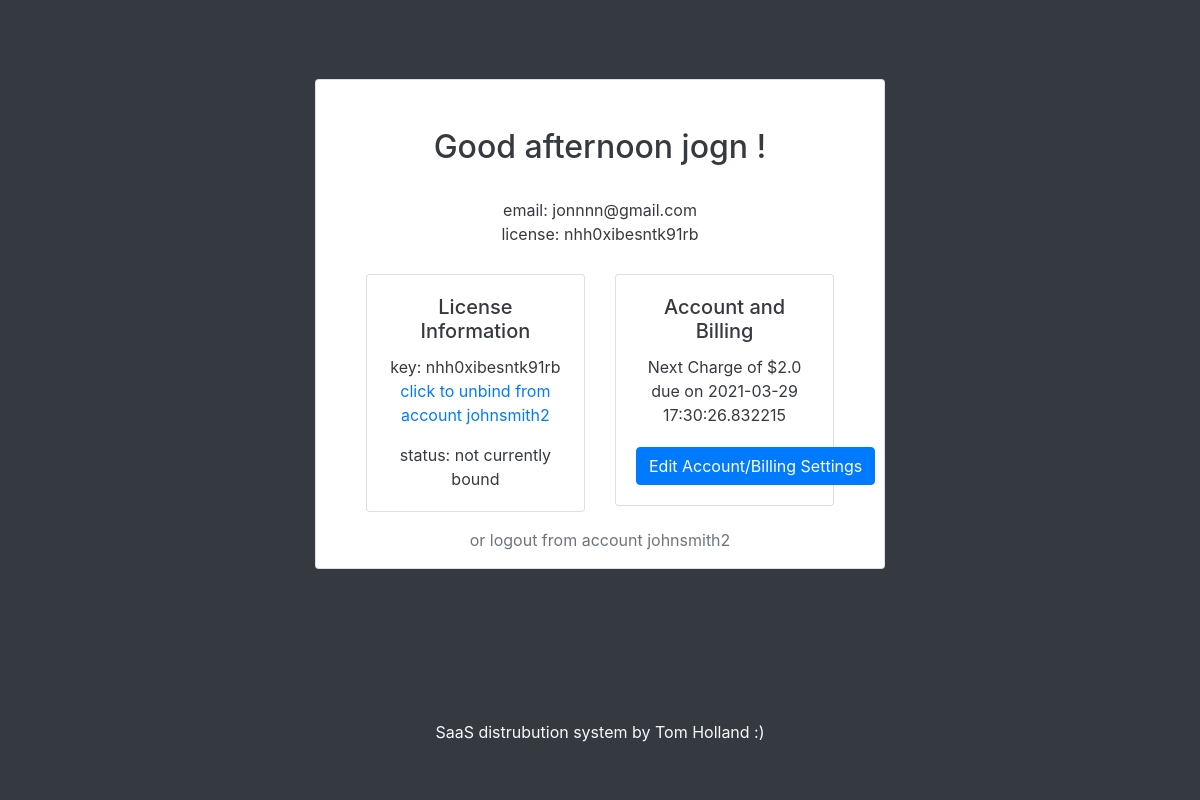
The app's page /dashboard (signed in), older data.
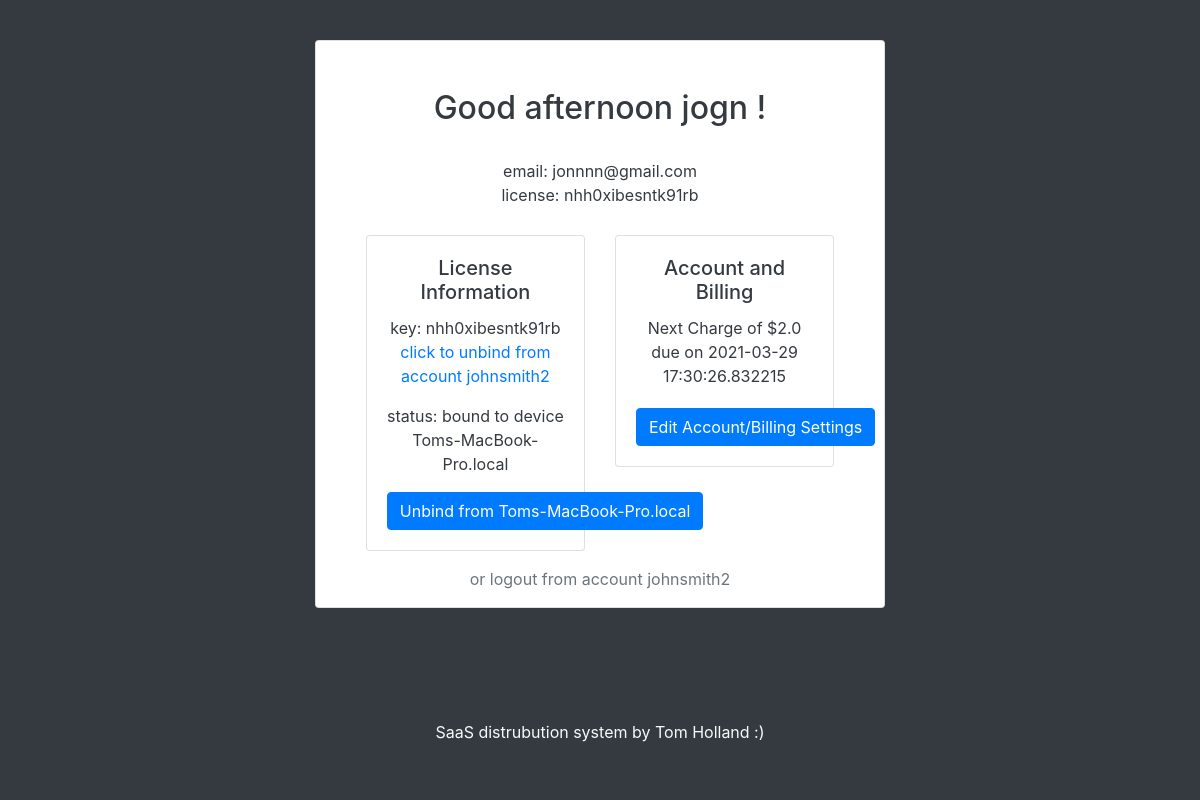
The same page, newer data.
### tables this page shows
CREATE TABLE users (username text PRIMARY KEY, fName text, sName text, emailAddress text, password text, admin bool);

CREATE TABLE licenses (license text PRIMARY KEY, username text, boundToUser boolean, boundToDevice boolean, HWID string, devicename string, nextrenewal string, plan string);

CREATE TABLE plans (name text PRIMARY KEY, interval integer, amount float);

### main.py (the view, shortened to what this page needs)
@app.route("/dashboard", methods=['GET', 'POST'])
@login_required
def dashboard():
    if not current_user.getAdminPerms():
        lerror = None
        return render_template('dashboard.html', lerror=lerror)
    else:
        return redirect(url_for('admindash'))

### api.py (called while the page is built)
    def closeConnection(self):
        self.conn.close()
        return

    def searchUsersByUsername(self,user):
        self.c.execute(f'''SELECT * FROM users WHERE username = ?''', (user,) )
        result = self.c.fetchone()
        return result

    def getLicenseInfo(self,license):
        self.c.execute(f'''SELECT * FROM licenses WHERE license = ?''',
                       (license,))
        result = self.c.fetchone()
        return result

    def checkIfUserHasLicense(self,username):
        self.c.execute(f'''SELECT license FROM licenses WHERE username = ?''',
                       (username,))
        result = self.c.fetchone()
        if result:
            return result[0]
        else:
            return False

    def getNextRenewal(self,license):
        self.c.execute(f'''SELECT nextrenewal FROM licenses WHERE license = ?''', (license,))
        result = self.c.fetchone()[0]
        if not result or result == "NULL":
            return None
        else:
            return datetime.strptime(result, '%Y-%m-%d %H:%M:%S.%f')

    def getPlanfromLicense(self,license):
        self.c.execute('''SELECT plans.* FROM plans JOIN licenses ON licenses.plan = plans.name WHERE licenses.license = ?;''',(license,))
        result = self.c.fetchone()
        resultdict = {"name":result[0],
                      "renewalinterval":result[1],
                      "renewalprice":result[2]}
        return resultdict

### main.py (called while the page is built)
@login_manager.user_loader
def load_user(username):
    dbconnection = Database()
    result = dbconnection.searchUsersByUsername(username)
    dbconnection.closeConnection()
    if result:
        if result[5] == "FALSE":
            return User(result[0], result[1], result[2], result[3], result[4])
        else:
            return AdministativeUser(result[0], result[1], result[2], result[3], result[4])
    else:
        return None

    def getRenewalDate(self, key):
        db = Database()
        dbdate = db.getNextRenewal(key)
        return dbdate

    def getRenewalInfoFromPlan(self, key):
        db = Database()
        planinfo = db.getPlanfromLicense(key)
        self.renewamount = float(planinfo['renewalprice'])
        self.renewinterval = int(planinfo['renewalinterval'])
        return planinfo

    def __str__(self):
        return str(self.key)

    def getAdminPerms(self):
        return self.isadmin

### templates/dashboard.html (shortened to what this page needs)
<!DOCTYPE html>
<html lang="en">
<head>
    <link rel="stylesheet" href="https://use.fontawesome.com/releases/v5.0.8/css/all.css">
    <link rel="stylesheet" href="https://maxcdn.bootstrapcdn.com/bootstrap/4.0.0/css/bootstrap.min.css"
>
</head>
<body onload="relayUserTime('{{ current_user.fname }}')">
<div class="container-fluid h-90 bg-dark text-dark">
    <div class="row h-90 justify-content-center align-items-center">
        <div class="col-3"></div>
        <div class="col-md-6 text-left">
            <div class="card text-center">
                <h2 class="card-title mt-5" id="time"></h2>
                {% if current_user.license.exists %}
                    <div class="card-body">
                        email: {{ current_user.email }}
                            <br>
                            license: {{ current_user.license }}
                    </div>
                {% else %}
                    <div class="card-body">
                        email: {{ current_user.email }}
                            <br>
                            <br>
                    </div>
                {% endif %}
                <div class="row mt-2">
                    <div class="col-sm-1"></div>
                    <div class="col-sm-5">
                        <div class="card">
                            {% if not current_user.license.exists %}
                            <div class="card-body">
                                <h5 class="card-title">No license currently bound</h5>
                                <div class="card-text">
                                    {% if lerror %}
                                    <p class="error text-danger"><strong>Error:</strong> {{ lerror }}
                                        {% endif %}
                                    <form action="" method="post">
                                        <input type="text" class="form-control" name="licenseid" placeholder="License Key">
                                        <button type="submit" class="btn btn-primary mt-2">Bind to this account</button>
                                    </form>
                                </div>
                            </div>
                            {% else %}
                                {% if not current_user.license.boundtodevice %}
                                <div class="card-body">
                                    <h5 class="card-title">License Information </h5>
                                    <p class="card-text">key: {{ current_user.license }} <br><a href="javascript:unbind()" class="muted">click to unbind from account {{current_user.id}}</a></p>
                                    <p class="card-text">status: not currently bound</p>
                                </div>
                                {% else %}
                                <div class="card-body">
                                    <h5 class="card-title">License Information</h5>
                                    <p class="card-text">key: {{ current_user.license }} <br><a href="javascript:unbind()" class="muted">click to unbind from account {{current_user.id}}</a></p>
                                    <p class="card-text">status: bound to device {{ current_user.license.devicename}}</p>
                                    <a href="javascript:unbinddevice()" class="btn btn-primary">Unbind from {{ current_user.license.devicename}}</a>
                                </div>
                                {%endif%}
                            {%endif%}
                        </div>
                    </div>
                    <div class="col-sm-5">
                        <div class="card">
                            {% if not current_user.license.exists %}
                                <div class="card-body">
                                    <h5 class="card-title">Account and Billing</h5>
                                    <p class="card-text">No impending charge as no license is bound.</p>
                                    <a href="/dashboard/account" class="btn btn-primary mt-1">Edit Account/Billing Settings</a>
                                </div>
                            {% else %}
                                <div class="card-body">
                                    <h5 class="card-title">Account and Billing</h5>
                                    <p class="card-text">Next Charge of ${{ current_user.license.renewal.renewamount }} due on {{ current_user.license.renewal.renewdate }}</p>
                                    <a href="/dashboard/account" class="btn btn-primary mt-1">Edit Account/Billing Settings</a>
                                </div>
                            {% endif %}
                        </div>
                    </div>
                    <div class="col-sm-1"></div>
                </div>
                <div class="row mt-3">
                    <div class="col text-center">
                        <a href="/logout" class="text-muted"> or logout from account {{ current_user.id }} </a>
                    </div>
                </div>
            </div>
        </div>
        <div class="col-3"></div>
    </div>
</div>
<div class="container-fluid h-10 bg-dark text-light ">
    <div class="row">
        <div class="col-4"></div>
        <div class="col-4 text-center align-bottom">
            SaaS distrubution system by Tom Holland :)
        </div>
        <div class="col-4"></div>
    </div>
</div>
</body>
</html>

### templates/dashboard.html (style rules this page uses)
body,html { height:100%; }
.h-90 { height:90%; }
.h-10 { height:10%; }

Row changes from the older to the newer data that the page shows:
changed licenses "nhh0xibesntk91rb": license.devicename (not shown) → "Toms-MacBook-Pro.local"
Text that changed along with them:
text no longer shown: "status: not currently bound"
text now shown: "status: bound to device Unbind from"
